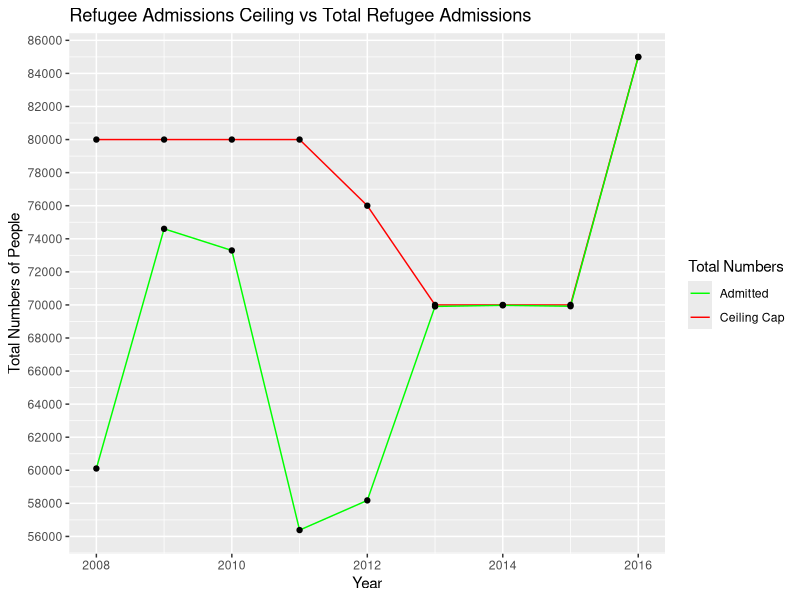
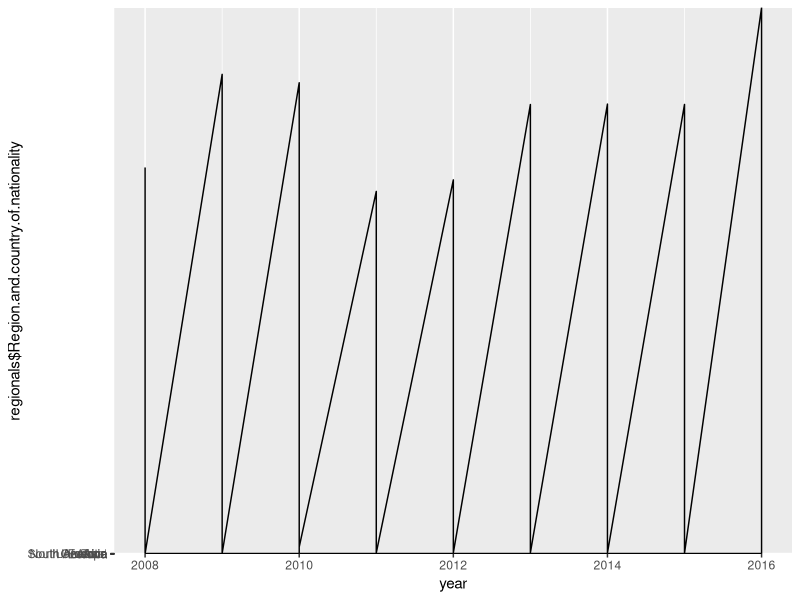

The R script that drew these images, in order: (Note: this script raises an error after producing the figures.)
library(ggplot2)
library(dplyr)
library(tidyr)

#Show the caps & spots filled charts
#Show how immigration has changed over time

arrivals_obama <- read.csv("Refugees/total_arrival.csv", stringsAsFactors = F)
regional_arrivals <- read.csv("Refugees/regional_arrivals.csv", 
                              stringsAsFactors = F)
country_arrivals <- read.csv("Refugees/country_arrivals.csv", 
                             stringsAsFactors = F)

caps <- data.frame("Year" = c(2008, 2009, 2010, 2011, 2012, 2013, 2014, 2015, 
                              2016), "Cap" = c(80000, 80000, 80000, 80000, 76000,
                                               70000, 70000, 70000, 85000), 
                   "Admitted" = c(60107, 74602, 73293, 56384, 58179, 69909, 
                                  69975, 69920, 84989))

# Refugee caps
#refugee_ceiling_plot <- 

ggplot(caps, aes(x = Year)) +                    # basic graphical object
         geom_line(aes(y= Cap, colour= "Cap")) +  # first layer
         geom_line(aes(y= Admitted, colour= "Admitted")) +
        geom_point(aes (y = Cap)) +
  geom_point(aes (y = Admitted)) + 
  scale_y_continuous("Total Numbers of People", 
                   breaks= seq(56000, 86000, 2000)) +
  ggtitle("Refugee Admissions Ceiling vs Total Refugee Admissions") + 
scale_color_manual(name = "Total Numbers", values= c("Cap" = "red",
                                                        "Admitted" = "green"),
                       labels = c("Admitted", "Ceiling Cap")) 


# Regional Arrivals graphs
regional_arrivals <- regional_arrivals %>% 
  rename("2007" = X2007, "2008" = X2008, "2009" = X2009, "2010" = X2010, 
         "2011" = X2011, "2012" = X2012, "2013" = X2013, "2014" = X2014, 
         "2015" = X2015, "2016" = X2016)  

regional_arrivals[,-1] <- suppressWarnings(as.numeric(gsub(",", "", 
                                                           as.matrix(
                                                             regional_arrivals[,-1]))))
regional_arrivals[is.na(regional_arrivals)] <- 0
regional_arrivals$year <- list("")

regionals <- regional_arrivals %>%
  select(Region.and.country.of.nationality, `2008`, `2009`, `2010`, `2011`, `2012`,
         `2013`, `2014`, `2015`, `2016`) %>%
  gather(key = year, value = totals, `2008`:`2016`) # all columns except `state`
regionals <- regionals %>% 
  mutate(year = as.numeric(year))

ggplot(regionals,
       aes(
         x = year
          
         #color = "blue"
         #regionals$Region.and.country.of.nationality == "Africa"
         )
) + geom_line(aes(y = regionals$Region.and.country.of.nationality)) +
  geom_line(aes(y = regionals$totals))
  ggtitle("Change in Total Regional Arrivals From 2008-2016") +
  xlab("Year") +
  ylab("Arrivals")
